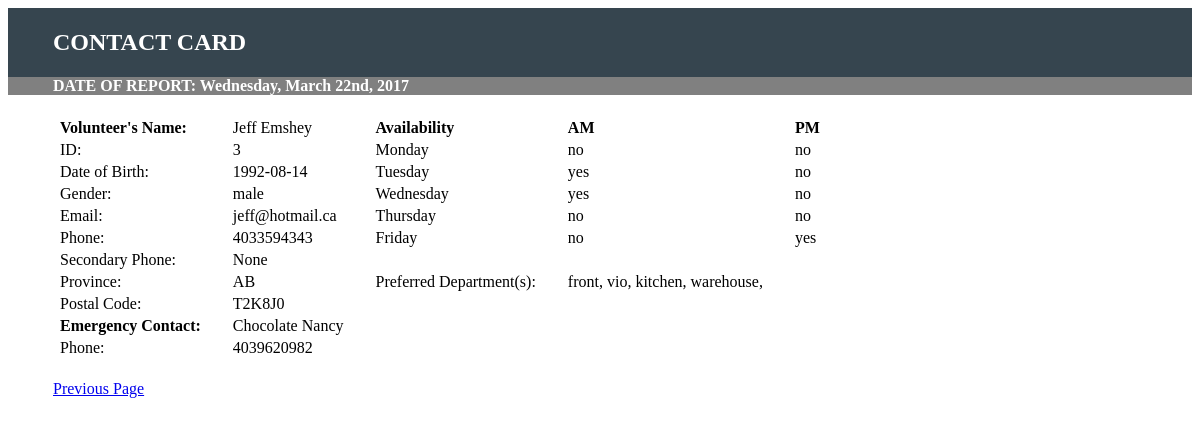
Page /Volunteer/Reports/vIndiInfo.php?id=3 on the committed database.
### tables this page shows
CREATE TABLE `jnct_volunteer_emergency_contact` (
  `volunteer_emergency_contact_id` int(11) NOT NULL,
  `volunteer_fk` int(11) NOT NULL,
  `emergency_contact_fk` int(11) NOT NULL,
  `relationship` varchar(30) DEFAULT NULL,
  `phone` varchar(30) DEFAULT NULL
);

CREATE TABLE `volunteer` (
  `volunteer_id` int(11) NOT NULL,
  `volunteer_fname` varchar(32) NOT NULL,
  `volunteer_lname` varchar(32) NOT NULL,
  `volunteer_email` varchar(64) NOT NULL,
  `volunteer_birthdate` date NOT NULL,
  `volunteer_gender` varchar(32) NOT NULL,
  `volunteer_street` varchar(32) NOT NULL,
  `volunteer_city` varchar(32) NOT NULL,
  `volunteer_province` varchar(32) NOT NULL,
  `volunteer_postcode` varchar(10) NOT NULL,
  `volunteer_primaryphone` varchar(20) NOT NULL,
  `volunteer_secondaryphone` varchar(20) DEFAULT 'None',
  `volunteer_status` tinyint(1) NOT NULL
);

CREATE TABLE `pref_avail` (
  `pref_avail_id` int(11) NOT NULL,
  `volunteer_fk` int(11) NOT NULL,
  `weekday` varchar(20) DEFAULT NULL,
  `am` varchar(10) DEFAULT NULL,
  `pm` varchar(10) DEFAULT NULL
);

CREATE TABLE `pref_dept` (
  `pref_dept_id` int(11) NOT NULL,
  `volunteer_fk` int(11) NOT NULL,
  `department` varchar(30) NOT NULL,
  `allow` varchar(10) DEFAULT NULL
);

CREATE TABLE `emergency_contact` (
  `emergency_contact_id` int(11) NOT NULL,
  `emergency_contact_fname` varchar(32) NOT NULL,
  `emergency_contact_lname` varchar(32) NOT NULL
);

### Volunteer/Reports/vIndiInfo.php (the view, shortened to what this page needs)
<?php
	$servername = "localhost";
	$username = "root";
	$password = "";
	$dbname = "foodbank";
	$conn = new mysqli($servername, $username, $password, $dbname);
	$volunteerId = $_GET['id'];
	$sql = "SELECT
			volunteer_id,
			volunteer_fname,
			volunteer_lname,
			volunteer_email,
			volunteer_gender,
			volunteer_birthdate,
			volunteer_street,
			volunteer_city,
			volunteer_province,
			volunteer_postcode,
			volunteer_primaryphone,
			volunteer_secondaryphone,
			volunteer_status,
			emergency_contact_fname,
			emergency_contact_lname,
			phone,
			relationship
		FROM jnct_volunteer_emergency_contact
		JOIN volunteer ON volunteer.volunteer_id = jnct_volunteer_emergency_contact.volunteer_fk
		JOIN emergency_contact ON emergency_contact.emergency_contact_id = jnct_volunteer_emergency_contact.emergency_contact_fk
		WHERE volunteer_id='$volunteerId'";
	$result = $conn->query($sql);
	if($result) {
		$row =$result->fetch_assoc();
		$volunteer_id = $row['volunteer_id'];
		$volunteer_fname = $row['volunteer_fname'];
		$volunteer_lname = $row['volunteer_lname'];
		$volunteer_email = $row['volunteer_email'];
		$volunteer_gender = $row['volunteer_gender'];
		$volunteer_birthdate = $row['volunteer_birthdate'];
		$volunteer_province = $row['volunteer_province'];
		$volunteer_postcode = $row['volunteer_postcode'];
		$volunteer_primaryphone = $row['volunteer_primaryphone'];
		$volunteer_secondaryphone = $row['volunteer_secondaryphone'];
		$emergency_contact_fname = $row['emergency_contact_fname'];
		$emergency_contact_lname = $row['emergency_contact_lname'];
		$phone = $row['phone'];
	}
	function listDepartments($volunteerId, $conn){
		$sql ="SELECT department FROM pref_dept WHERE volunteer_fk='$volunteerId'";
		$result = $conn->query($sql);
		if ($result) {
			while ($row =$result->fetch_assoc()){
				echo $row['department'] . ', ';
			}
		}
	}
	function listAvailiability($volunteerId, $conn, $day){
		$sql ="SELECT am, pm FROM pref_avail WHERE volunteer_fk='$volunteerId' AND weekday='$day'";
		$result = $conn->query($sql);
		if ($result){
			$row =$result->fetch_assoc();
			foreach ($row as $time) {
				echo "<td>$time</td>";
			}
		}
	}
?>
<html>
	<head>
		<link rel="stylesheet" type="text/css" href="reports.css">
	</head>
	<div id="header">
		<h2>CONTACT CARD</h2>
	</div>
	<div id="header2">
		<h4 id="date">DATE OF REPORT: <?php echo date("l, F jS, Y") . "<br>"; ?> </h4>
	</div>
	<table>
	  <tr>
		<td><div class="bold">Volunteer's Name:</div></td><td><?php echo $volunteer_fname .' '. $volunteer_lname ?></td>
		<td><div class="bold">Availability</div>
		<td><div class="bold">AM</td></div>
		<td><div class="bold">PM</td>
	  </tr>
	  <tr>
		<td>ID:</td><td><?php echo $volunteer_id ?></td>
		<td>Monday</td>
		<?php listAvailiability($volunteerId, $conn, 'monday'); ?>
	  </tr>
	  <tr>
		<td>Date of Birth:</td>
		<td><?php echo $volunteer_birthdate?></td>
		<td> Tuesday</td>
		<?php listAvailiability($volunteerId, $conn, 'tuesday') ?>
	  </tr>
	  <tr>
		<td>Gender:</td>
		<td><?php echo $volunteer_gender ?></td>
		<td> Wednesday</td>
		<?php listAvailiability($volunteerId, $conn, 'wednesday') ?>
	  </tr>
	  <tr>
		<td>Email:</td>
		<td><?php echo $volunteer_email ?></td>
		<td> Thursday</td>
		<?php listAvailiability($volunteerId, $conn, 'thursday') ?>
	  </tr>
	  <tr>
		<td>Phone:</td>
		<td><?php echo $volunteer_primaryphone ?></td>
		<td> Friday</td>
		<?php listAvailiability($volunteerId, $conn, 'friday') ?>
	  </tr>
	  <tr>
		<td>Secondary Phone:</td>
		<td>
		<?php echo $volunteer_secondaryphone ?>
	  </tr>
	  <tr>
		<td>Province:</td>
		<td>
		<?php echo $volunteer_province ?></td>
		<td> Preferred Department(s):</td>
		<td><?php listDepartments($volunteerId, $conn) ?></td>
	  </tr>
	  <tr>
		<td>Postal Code:</td>
		<td><?php echo $volunteer_postcode ?></td>
	  </tr>
	  <tr>
		<td><div class="bold">Emergency Contact:</div></td>
		<td><?php echo $emergency_contact_fname .' '. $emergency_contact_lname?></td>
	  </tr>
	  <tr>
		<td>Phone:</td>
		<td><?php echo $phone?></td>
	  </tr>
	</table>
	<a class='link' href="listVolunteers.php">Previous Page</a>
</html>

### Volunteer/Reports/reports.css (style rules this page uses)
#header { padding-left: 45px; color: white; background-color: #36454f; padding-top: 1px; padding-bottom:1px; }
#header2 { padding-left: 45px; color: white; background-color: gray; margin-top: -21px; }
.bold { font-weight: bold; }
td { padding-right: 20px; padding-left:10px; border-color:blue; }
table { margin-left:40px; margin-bottom: 20px; }
.link { margin-left:45px }

### rows in the picture
jnct_volunteer_emergency_contact: volunteer_fk.volunteer_fname "Jeff", volunteer_fk.volunteer_lname "Emshey", volunteer_fk.volunteer_id "3", volunteer_fk.volunteer_birthdate "1992-08-14", volunteer_fk.volunteer_gender "male", volunteer_fk.volunteer_email "jeff@hotmail.ca", volunteer_fk.volunteer_primaryphone "4033594343", volunteer_fk.volunteer_secondaryphone "None", volunteer_fk.volunteer_province "AB", volunteer_fk.volunteer_postcode "T2K8J0", emergency_contact_fk.emergency_contact_fname "Chocolate", emergency_contact_fk.emergency_contact_lname "Nancy", phone "4039620982"
pref_avail: am "yes", pm "no"
pref_avail: am "yes", pm "no"
pref_avail: am "no", pm "yes"
pref_dept: department "front"
pref_dept: department "vio"
pref_dept: department "kitchen"
pref_dept: department "warehouse"

### other values in the picture
$time "no"
